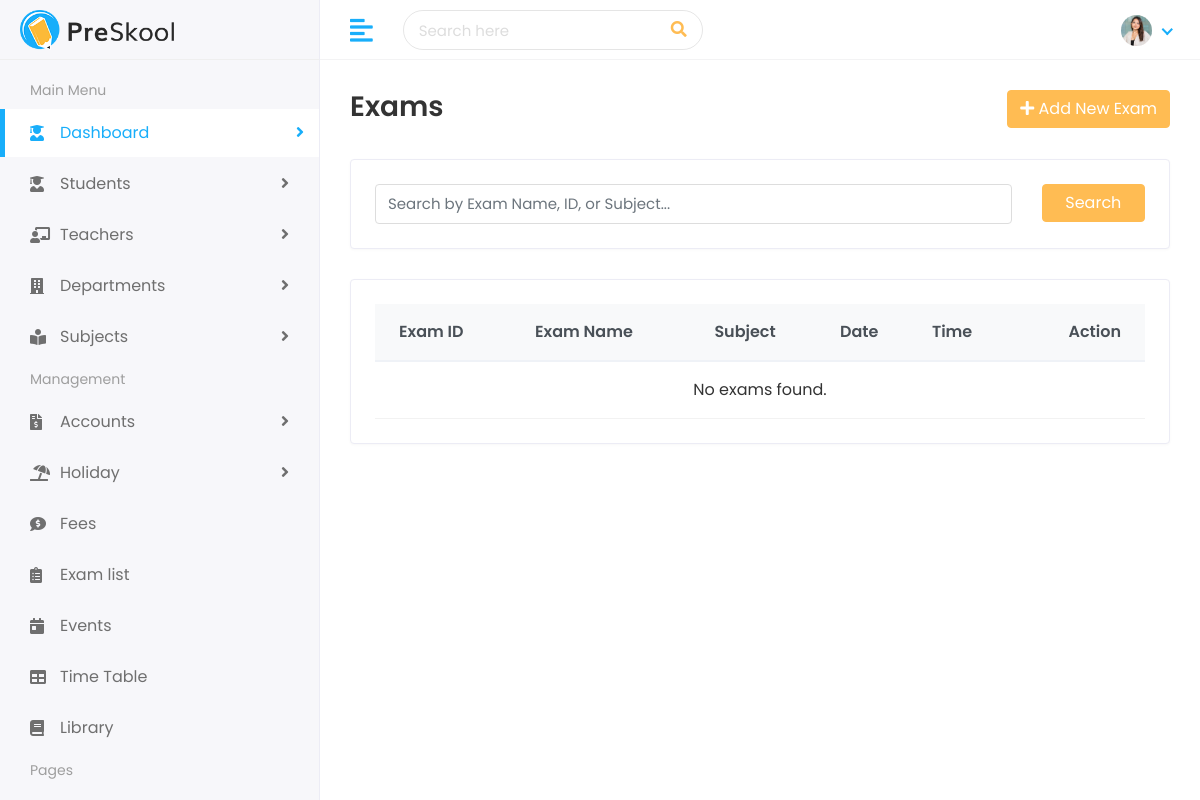
/subjects/exams/, run on an earlier commit of the app's database.
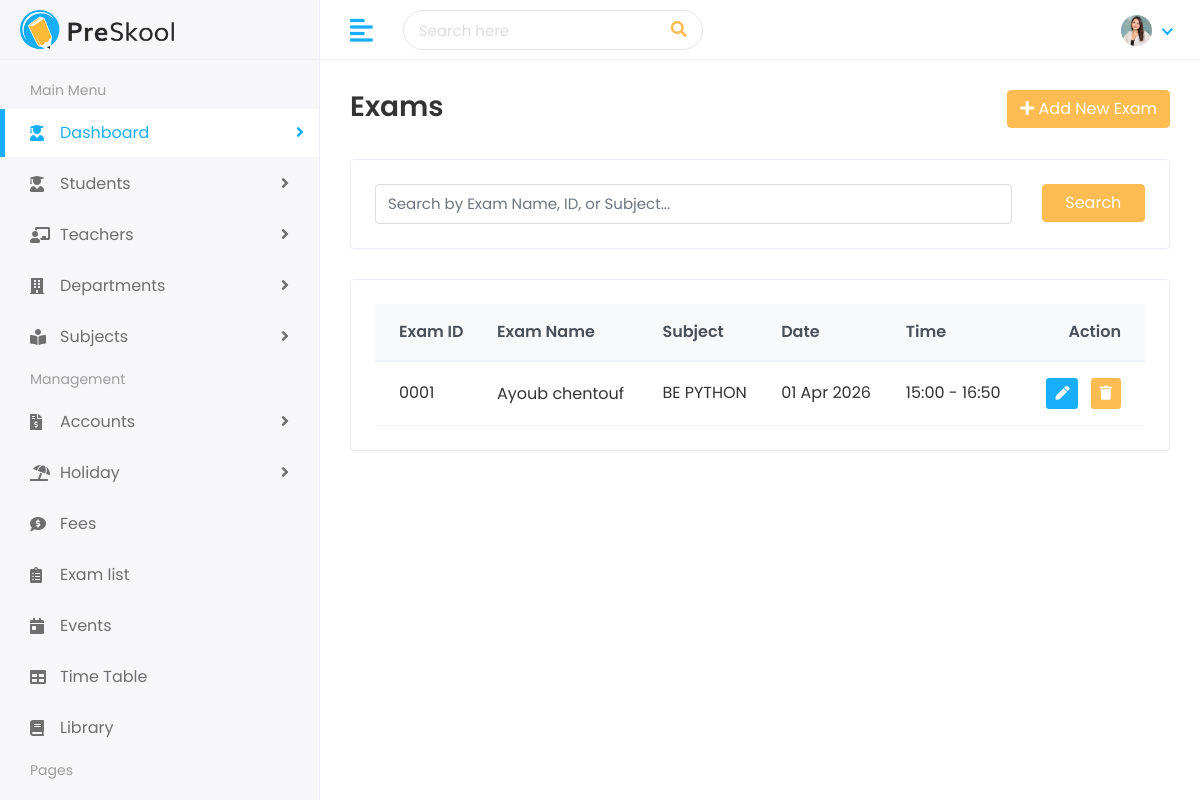
And on a later commit of the database.
### subjects/models.py (models this page shows, shortened)
class Exam(models.Model):
    exam_id = models.CharField(max_length=20, unique=True)
    name = models.CharField(max_length=100)
    subject = models.ForeignKey(
        Subject,
        on_delete=models.CASCADE,
        related_name='exams'
    )
    exam_date = models.DateField()
    start_time = models.TimeField()
    end_time = models.TimeField()

class Subject(models.Model):
    subject_id = models.CharField(max_length=20, unique=True)
    name = models.CharField(max_length=100)
    department = models.ForeignKey(
        Department,
        on_delete=models.CASCADE,
        related_name='subjects'
    )
    teacher = models.ForeignKey(
        Teacher,
        on_delete=models.SET_NULL,
        null=True,
        related_name='taught_subjects'
    )

### subjects/views.py (the view)
# urls.py: path('exams/', views.exam_list, name='exam_list'),
def exam_list(request):
    exams = Exam.objects.all()
    search_query = request.GET.get('search')
    if search_query:
        exams = exams.filter(
            Q(name__icontains=search_query) |
            Q(exam_id__icontains=search_query) |
            Q(subject__name__icontains=search_query)
        )
    return render(request, 'subjects/exam_list.html', {'exams': exams, 'search_query': search_query})

### templates/subjects/exam_list.html
{% extends 'Home/base.html' %}
{% block body %}
<div class="page-wrapper">
    <div class="content container-fluid">
        <div class="page-header">
            <div class="row align-items-center">
                <div class="col">
                    <h3 class="page-title">Exams</h3>
                </div>
                <div class="col-auto text-right float-right ml-auto">
                    <a href="{% url 'add_exam' %}" class="btn btn-primary"><i class="fas fa-plus"></i> Add New Exam</a>
                </div>
            </div>
        </div>
        <div class="row">
            <div class="col-sm-12">
                <div class="card">
                    <div class="card-body">
                        <form method="GET">
                            <div class="row">
                                <div class="col-md-10">
                                    <input type="text" name="search" class="form-control" placeholder="Search by Exam Name, ID, or Subject..." value="{{ search_query|default_if_none:'' }}">
                                </div>
                                <div class="col-md-2">
                                    <button type="submit" class="btn btn-primary btn-block">Search</button>
                                </div>
                            </div>
                        </form>
                    </div>
                </div>
            </div>
        </div>
        <div class="row">
            <div class="col-sm-12">
                <div class="card card-table">
                    <div class="card-body">
                        <div class="table-responsive">
                            <table class="table table-hover table-center mb-0">
                                <thead class="thead-light">
                                    <tr>
                                        <th>Exam ID</th>
                                        <th>Exam Name</th>
                                        <th>Subject</th>
                                        <th>Date</th>
                                        <th>Time</th>
                                        <th class="text-right">Action</th>
                                    </tr>
                                </thead>
                                <tbody>
                                    {% for exam in exams %}
                                    <tr>
                                        <td>{{ exam.exam_id }}</td>
                                        <td><h2><a>{{ exam.name }}</a></h2></td>
                                        <td>{{ exam.subject.name }}</td>
                                        <td>{{ exam.exam_date|date:"d M Y" }}</td>
                                        <td>{{ exam.start_time|time:"H:i" }} - {{ exam.end_time|time:"H:i" }}</td>
                                        <td class="text-right">
                                            <div class="actions">
                                                <a href="{% url 'edit_exam' exam.exam_id %}" class="btn btn-sm bg-success-light mr-2">
                                                    <i class="fas fa-pen"></i>
                                                </a>
                                                <a href="{% url 'delete_exam' exam.exam_id %}" class="btn btn-sm bg-danger-light" onclick="return confirm('Delete {{ exam.name }}?');">
                                                    <i class="fas fa-trash"></i>
                                                </a>
                                            </div>
                                        </td>
                                    </tr>
                                    {% empty %}
                                    <tr><td colspan="6" class="text-center">No exams found.</td></tr>
                                    {% endfor %}
                                </tbody>
                            </table>
                        </div>
                    </div>
                </div>
            </div>
        </div>
    </div>
</div>
{% endblock %}

### templates/Home/base.html (shortened to what this page needs)
{% load static %}
<!DOCTYPE html>
<html lang="en">
   <head>
      <link rel="stylesheet" href="{% static 'assets/plugins/bootstrap/css/bootstrap.min.css' %}">
      <link rel="stylesheet" href="{% static 'assets/plugins/fontawesome/css/fontawesome.min.css' %}">
      <link rel="stylesheet" href="{% static 'assets/plugins/fontawesome/css/all.min.css' %}">
      <link rel="stylesheet" href="{% static 'assets/css/style.css' %}">
   </head>
   <body>
      <div class="main-wrapper">
         <div class="header">
            <div class="header-left">
               <a href="{% url 'index' %}" class="logo">
               <img src="{% static 'assets/img/logo.png' %}" alt="Logo">
               </a>
            </div>
            <a href="javascript:void(0);" id="toggle_btn">
            <i class="fas fa-align-left"></i>
            </a>
            <div class="top-nav-search">
               <form>
                  <input type="text" class="form-control" placeholder="Search here">
                  <button class="btn" type="submit"><i class="fas fa-search"></i></button>
               </form>
            </div>
            <ul class="nav user-menu">
               <li class="nav-item dropdown noti-dropdown">
                  <a href="#" class="dropdown-toggle nav-link" data-toggle="dropdown">
                  </a>
               </li>
               <li class="nav-item dropdown has-arrow">
                  <a href="#" class="dropdown-toggle nav-link" data-toggle="dropdown">
                  <span class="user-img"><img class="rounded-circle" src="{% static 'assets/img/profiles/avatar-01.jpg' %}" width="31" alt="Ryan Taylor"></span>
                  </a>
               </li>
            </ul>
         </div>
         <div class="sidebar" id="sidebar">
            <div class="sidebar-inner slimscroll">
               <div id="sidebar-menu" class="sidebar-menu">
                  <ul>
                     <li class="menu-title">
                        <span>Main Menu</span>
                     </li>
                     <li class="submenu active">
                        <a href="#"><i class="fas fa-user-graduate"></i> <span> Dashboard</span> <span class="menu-arrow"></span></a>
                     </li>
                     <li class="submenu">
                        <a href="#"><i class="fas fa-user-graduate"></i> <span> Students</span> <span class="menu-arrow"></span></a>
                     </li>
                     <li class="submenu">
                        <a href="#"><i class="fas fa-chalkboard-teacher"></i> <span> Teachers</span> <span class="menu-arrow"></span></a>
                     </li>
                     <li class="submenu">
                        <a href="#"><i class="fas fa-building"></i> <span> Departments</span> <span class="menu-arrow"></span></a>
                     </li>
                     <li class="submenu">
                        <a href="#"><i class="fas fa-book-reader"></i> <span> Subjects</span> <span class="menu-arrow"></span></a>
                     </li>
                     <li class="menu-title">
                        <span>Management</span>
                     </li>
                     <li class="submenu">
                        <a href="#"><i class="fas fa-file-invoice-dollar"></i> <span> Accounts</span> <span class="menu-arrow"></span></a>
                     </li>
                     <li class="submenu">
                        <a href="#"><i class="fas fa-umbrella-beach"></i><span> Holiday</span><span class="menu-arrow"></span></a>
                     </li>
                     <li>
                        <a href="fees.html"><i class="fas fa-comment-dollar"></i> <span>Fees</span></a>
                     </li>
                     <li>
                        <a href="{% url 'exam_list' %}"><i class="fas fa-clipboard-list"></i> <span>Exam list</span></a>
                     </li>
                     <li>
                        <a href="event.html"><i class="fas fa-calendar-day"></i> <span>Events</span></a>
                     </li>
                     <li>
                        <a href="time-table.html"><i class="fas fa-table"></i> <span>Time Table</span></a>
                     </li>
                     <li>
                        <a href="library.html"><i class="fas fa-book"></i> <span>Library</span></a>
                     </li>
                     <li class="menu-title">
                        <span>Pages</span>
                     </li>
                     <li class="submenu">
                        <a href="#"> <span> Authentication </span> </a>
                     </li>
                  </ul>
               </div>
            </div>
         </div>
         {% block body %}
         {% endblock %}
      </div>
  </body>
  </html>

What changed in the data, as far as the page shows it:
added Exam: exam_id "0001", name "Ayoub chentouf", subject.name "BE PYTHON", exam_date "01 Apr 2026", start_time "15:00", end_time "16:50"
Also different on the page:
text no longer shown: "No exams found."
